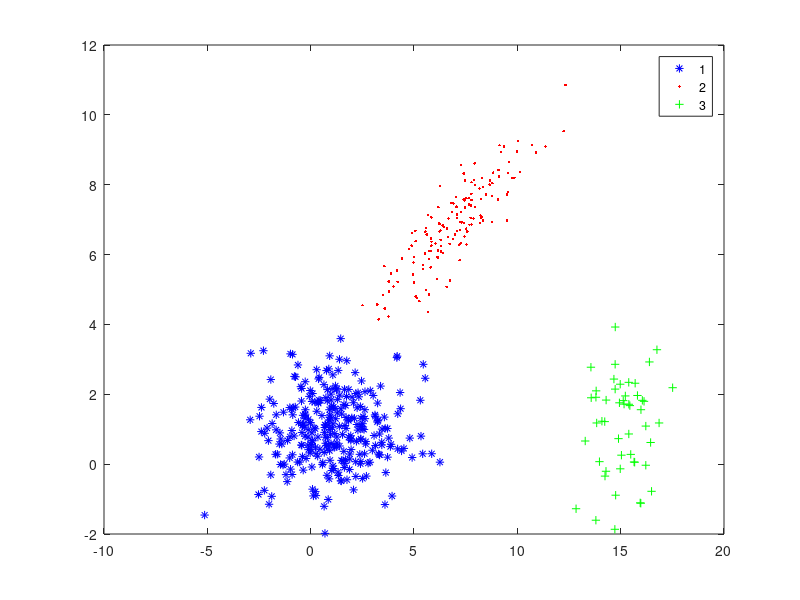
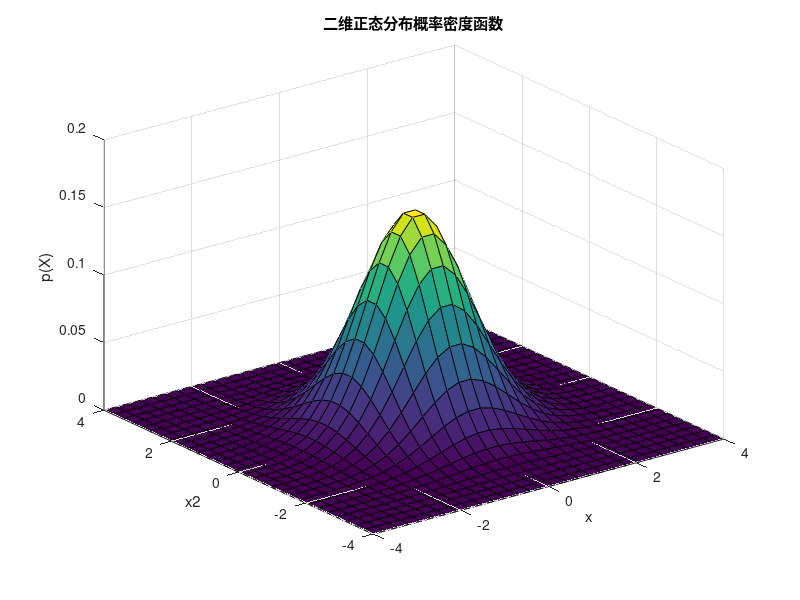

The MATLAB source for these figures, in order:
clc,clear,close all;
P=[0.6 0.3 0.1];N=500;n=2;%先验概率以及样本总数

mu1=[1 1];           mu2=[7 7];           mu3=[15 1];%均值
sigma1=[12 0;0 1];      sigma2=[8 3;3 2];     sigma3=[2 0;0 2];

%各自的样本数
num1=floor(N*P(1));
num2=floor(N*P(2));
num3=floor(N*P(3));

rng('default');%设置随机数生成模式

%构建正态分布模型，即根据先验概率、均值、标准差生成样本
R1=mvnrnd(mu1,sqrt(sigma1),num1);
R2=mvnrnd(mu2,sqrt(sigma2),num2);
R3=mvnrnd(mu3,sqrt(sigma3),num3);

hold on
plot(R1(:,1),R1(:,2),'b*');
plot(R2(:,1),R2(:,2),'r.');
plot(R3(:,1),R3(:,2),'g+');
legend('1','2','3');
box on ;
hold off
x=linspace(-4,4,30);[x1,x2]=meshgrid(x,x);
X=[x1(:),x2(:)];
mu=[0,0];sigma=[1 0;0 1];
p=mvnpdf(X,mu,sigma);
figure,surf(x,x,reshape(p,size(x1)));
xlabel('x'),ylabel('x2'),zlabel('p(X)'),title('二维正态分布概率密度函数');
